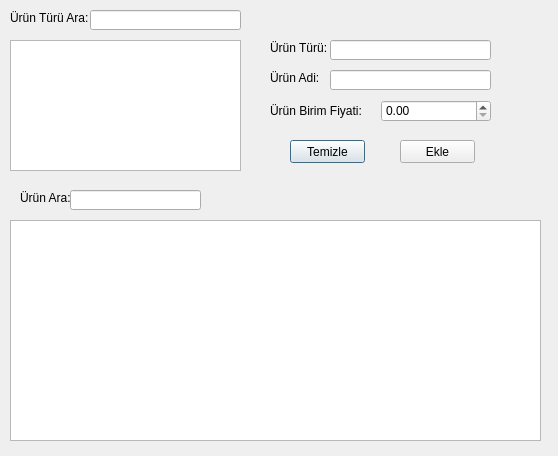
<?xml version="1.0" encoding="UTF-8"?>
<ui version="4.0">
 <class>urunekleme</class>
 <widget class="QDialog" name="urunekleme">
  <property name="geometry">
   <rect>
    <x>0</x>
    <y>0</y>
    <width>558</width>
    <height>456</height>
   </rect>
  </property>
  <property name="windowTitle">
   <string>Bisküvi Ürün Ekleme</string>
  </property>
  <widget class="QLineEdit" name="UTAratxt">
   <property name="geometry">
    <rect>
     <x>90</x>
     <y>10</y>
     <width>151</width>
     <height>20</height>
    </rect>
   </property>
  </widget>
  <widget class="QLabel" name="label">
   <property name="geometry">
    <rect>
     <x>10</x>
     <y>10</y>
     <width>81</width>
     <height>16</height>
    </rect>
   </property>
   <property name="text">
    <string>Ürün Türü Ara:</string>
   </property>
  </widget>
  <widget class="QListWidget" name="UTLw">
   <property name="geometry">
    <rect>
     <x>10</x>
     <y>40</y>
     <width>231</width>
     <height>131</height>
    </rect>
   </property>
  </widget>
  <widget class="QLabel" name="label_2">
   <property name="geometry">
    <rect>
     <x>270</x>
     <y>40</y>
     <width>61</width>
     <height>16</height>
    </rect>
   </property>
   <property name="text">
    <string>Ürün Türü:</string>
   </property>
  </widget>
  <widget class="QLabel" name="label_3">
   <property name="geometry">
    <rect>
     <x>270</x>
     <y>70</y>
     <width>51</width>
     <height>16</height>
    </rect>
   </property>
   <property name="text">
    <string>Ürün Adi:</string>
   </property>
  </widget>
  <widget class="QLineEdit" name="UTtxt">
   <property name="geometry">
    <rect>
     <x>330</x>
     <y>40</y>
     <width>161</width>
     <height>20</height>
    </rect>
   </property>
  </widget>
  <widget class="QLineEdit" name="UAditxt">
   <property name="geometry">
    <rect>
     <x>330</x>
     <y>70</y>
     <width>161</width>
     <height>20</height>
    </rect>
   </property>
  </widget>
  <widget class="QPushButton" name="temizBtn">
   <property name="geometry">
    <rect>
     <x>290</x>
     <y>140</y>
     <width>75</width>
     <height>23</height>
    </rect>
   </property>
   <property name="text">
    <string>Temizle</string>
   </property>
  </widget>
  <widget class="QPushButton" name="EkleBtn">
   <property name="geometry">
    <rect>
     <x>400</x>
     <y>140</y>
     <width>75</width>
     <height>23</height>
    </rect>
   </property>
   <property name="text">
    <string>Ekle</string>
   </property>
  </widget>
  <widget class="QTableWidget" name="tableWidget">
   <property name="geometry">
    <rect>
     <x>10</x>
     <y>220</y>
     <width>531</width>
     <height>221</height>
    </rect>
   </property>
  </widget>
  <widget class="QLabel" name="label_5">
   <property name="geometry">
    <rect>
     <x>20</x>
     <y>190</y>
     <width>51</width>
     <height>16</height>
    </rect>
   </property>
   <property name="text">
    <string>Ürün Ara:</string>
   </property>
  </widget>
  <widget class="QLineEdit" name="UAraTxt">
   <property name="geometry">
    <rect>
     <x>70</x>
     <y>190</y>
     <width>131</width>
     <height>20</height>
    </rect>
   </property>
  </widget>
  <widget class="QWidget" name="layoutWidget">
   <property name="geometry">
    <rect>
     <x>270</x>
     <y>100</y>
     <width>221</width>
     <height>22</height>
    </rect>
   </property>
   <layout class="QHBoxLayout" name="horizontalLayout">
    <property name="spacing">
     <number>0</number>
    </property>
    <item>
     <widget class="QLabel" name="label_4">
      <property name="text">
       <string>Ürün Birim Fiyati:</string>
      </property>
     </widget>
    </item>
    <item>
     <widget class="QDoubleSpinBox" name="BFiyatDsb">
      <property name="maximum">
       <double>999.990000000000009</double>
      </property>
     </widget>
    </item>
   </layout>
  </widget>
 </widget>
 <resources/>
 <connections/>
</ui>
